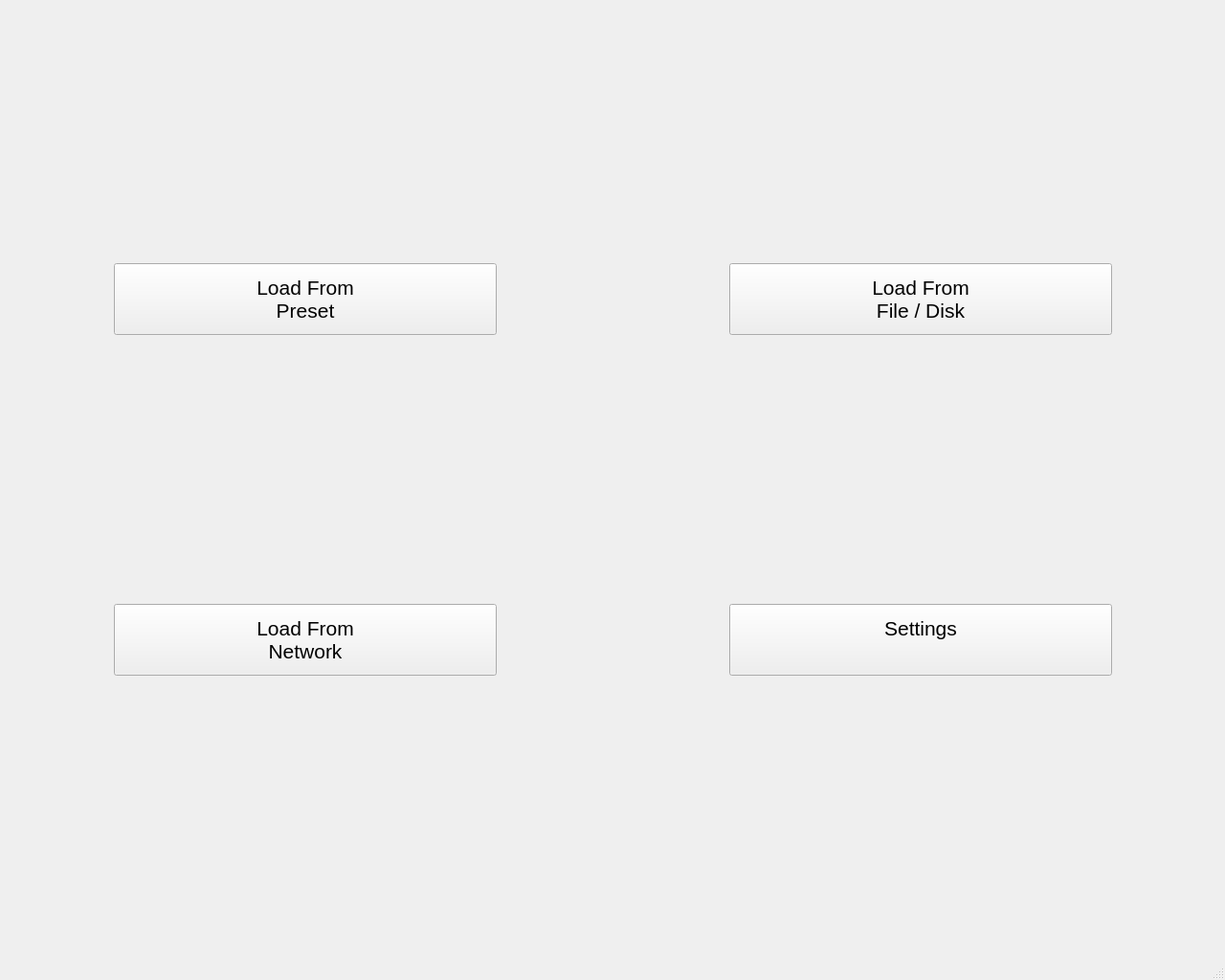
<?xml version="1.0" encoding="UTF-8"?>
<ui version="4.0">
 <class>MainWindow</class>
 <widget class="QMainWindow" name="MainWindow">
  <property name="geometry">
   <rect>
    <x>0</x>
    <y>0</y>
    <width>1280</width>
    <height>1024</height>
   </rect>
  </property>
  <property name="sizePolicy">
   <sizepolicy hsizetype="Fixed" vsizetype="Fixed">
    <horstretch>0</horstretch>
    <verstretch>0</verstretch>
   </sizepolicy>
  </property>
  <property name="minimumSize">
   <size>
    <width>1280</width>
    <height>1024</height>
   </size>
  </property>
  <property name="maximumSize">
   <size>
    <width>1280</width>
    <height>1024</height>
   </size>
  </property>
  <property name="windowTitle">
   <string>MainWindow</string>
  </property>
  <widget class="QWidget" name="centralwidget">
   <property name="sizePolicy">
    <sizepolicy hsizetype="Fixed" vsizetype="Fixed">
     <horstretch>0</horstretch>
     <verstretch>0</verstretch>
    </sizepolicy>
   </property>
   <property name="minimumSize">
    <size>
     <width>1280</width>
     <height>0</height>
    </size>
   </property>
   <widget class="QWidget" name="horizontalLayoutWidget">
    <property name="geometry">
     <rect>
      <x>0</x>
      <y>0</y>
      <width>1281</width>
      <height>981</height>
     </rect>
    </property>
    <layout class="QHBoxLayout" name="horizontalLayout">
     <item>
      <layout class="QVBoxLayout" name="verticalLayout_2">
       <item alignment="Qt::AlignHCenter">
        <widget class="QPushButton" name="presetButton">
         <property name="sizePolicy">
          <sizepolicy hsizetype="Fixed" vsizetype="Fixed">
           <horstretch>0</horstretch>
           <verstretch>0</verstretch>
          </sizepolicy>
         </property>
         <property name="minimumSize">
          <size>
           <width>400</width>
           <height>75</height>
          </size>
         </property>
         <property name="font">
          <font>
           <pointsize>16</pointsize>
          </font>
         </property>
         <property name="text">
          <string>Load From
Preset</string>
         </property>
         <property name="iconSize">
          <size>
           <width>16</width>
           <height>16</height>
          </size>
         </property>
         <property name="checkable">
          <bool>false</bool>
         </property>
         <property name="checked">
          <bool>false</bool>
         </property>
        </widget>
       </item>
       <item alignment="Qt::AlignHCenter">
        <widget class="QPushButton" name="networkButton">
         <property name="sizePolicy">
          <sizepolicy hsizetype="Fixed" vsizetype="Fixed">
           <horstretch>0</horstretch>
           <verstretch>0</verstretch>
          </sizepolicy>
         </property>
         <property name="minimumSize">
          <size>
           <width>400</width>
           <height>75</height>
          </size>
         </property>
         <property name="font">
          <font>
           <pointsize>16</pointsize>
          </font>
         </property>
         <property name="text">
          <string>Load From
Network</string>
         </property>
        </widget>
       </item>
      </layout>
     </item>
     <item>
      <layout class="QVBoxLayout" name="verticalLayout">
       <item alignment="Qt::AlignHCenter">
        <widget class="QPushButton" name="diskButton">
         <property name="sizePolicy">
          <sizepolicy hsizetype="Fixed" vsizetype="Fixed">
           <horstretch>0</horstretch>
           <verstretch>0</verstretch>
          </sizepolicy>
         </property>
         <property name="minimumSize">
          <size>
           <width>400</width>
           <height>75</height>
          </size>
         </property>
         <property name="font">
          <font>
           <pointsize>16</pointsize>
          </font>
         </property>
         <property name="text">
          <string>Load From
File / Disk</string>
         </property>
        </widget>
       </item>
       <item alignment="Qt::AlignHCenter">
        <widget class="QPushButton" name="settingsButton">
         <property name="sizePolicy">
          <sizepolicy hsizetype="Fixed" vsizetype="Fixed">
           <horstretch>0</horstretch>
           <verstretch>0</verstretch>
          </sizepolicy>
         </property>
         <property name="minimumSize">
          <size>
           <width>400</width>
           <height>75</height>
          </size>
         </property>
         <property name="font">
          <font>
           <pointsize>16</pointsize>
          </font>
         </property>
         <property name="text">
          <string>Settings
</string>
         </property>
        </widget>
       </item>
      </layout>
     </item>
    </layout>
   </widget>
  </widget>
  <widget class="QMenuBar" name="menubar">
   <property name="geometry">
    <rect>
     <x>0</x>
     <y>0</y>
     <width>1280</width>
     <height>21</height>
    </rect>
   </property>
  </widget>
  <widget class="QStatusBar" name="statusbar"/>
 </widget>
 <resources/>
 <connections/>
</ui>
